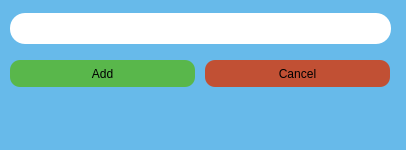
<?xml version="1.0" encoding="UTF-8"?>
<ui version="4.0">
 <class>RESEARCH_ADD</class>
 <widget class="QWidget" name="RESEARCH_ADD">
  <property name="geometry">
   <rect>
    <x>0</x>
    <y>0</y>
    <width>406</width>
    <height>150</height>
   </rect>
  </property>
  <property name="minimumSize">
   <size>
    <width>406</width>
    <height>150</height>
   </size>
  </property>
  <property name="maximumSize">
   <size>
    <width>406</width>
    <height>150</height>
   </size>
  </property>
  <property name="windowTitle">
   <string>Add topic</string>
  </property>
  <property name="styleSheet">
   <string notr="true">background:#67baea;</string>
  </property>
  <widget class="QPushButton" name="add">
   <property name="geometry">
    <rect>
     <x>10</x>
     <y>60</y>
     <width>185</width>
     <height>27</height>
    </rect>
   </property>
   <property name="styleSheet">
    <string notr="true">background:#59b74b;
border-radius:10px;</string>
   </property>
   <property name="text">
    <string>Add</string>
   </property>
  </widget>
  <widget class="QPushButton" name="cancel">
   <property name="geometry">
    <rect>
     <x>205</x>
     <y>60</y>
     <width>185</width>
     <height>27</height>
    </rect>
   </property>
   <property name="styleSheet">
    <string notr="true">background:#c15034;
border-radius:10px;</string>
   </property>
   <property name="text">
    <string>Cancel</string>
   </property>
  </widget>
  <widget class="QLineEdit" name="name">
   <property name="geometry">
    <rect>
     <x>10</x>
     <y>13</y>
     <width>381</width>
     <height>31</height>
    </rect>
   </property>
   <property name="styleSheet">
    <string notr="true">background:white;
border-radius:15px;</string>
   </property>
  </widget>
 </widget>
 <resources/>
 <connections/>
</ui>
